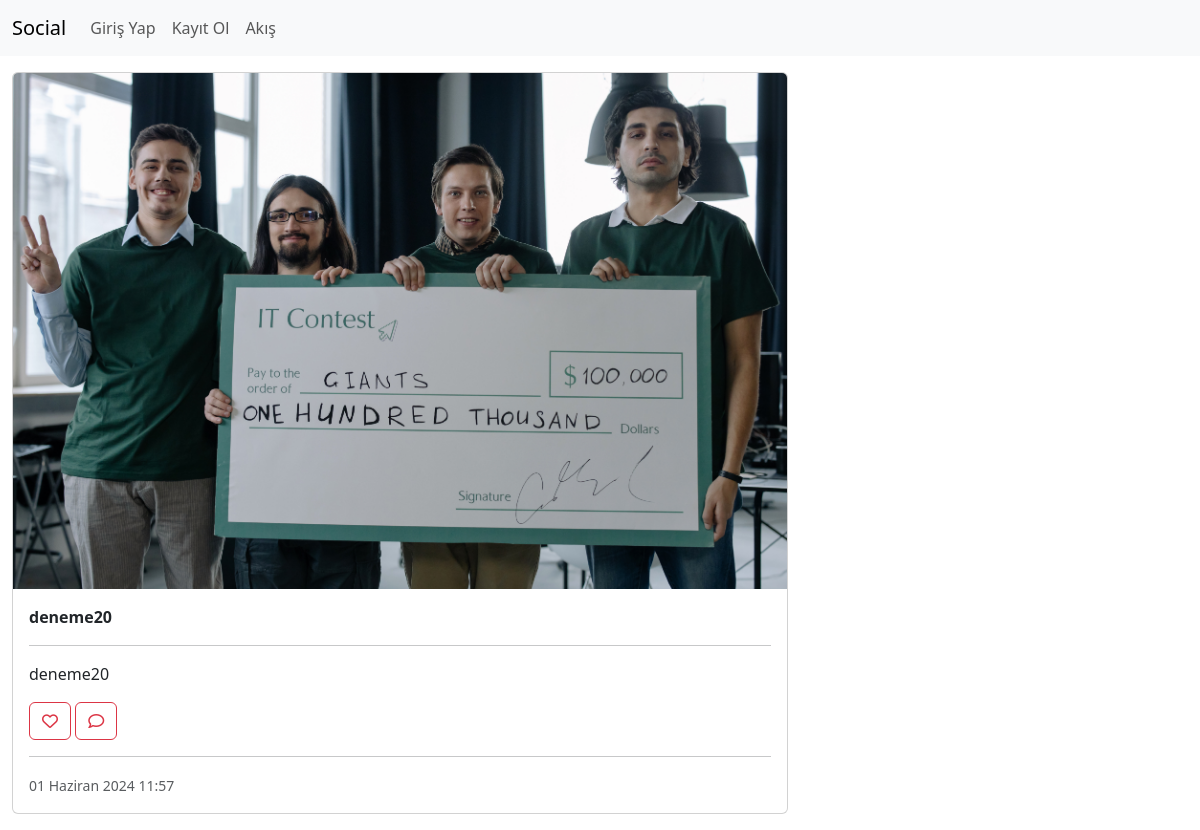
Page /posts/33 on the committed database.
### postplatform/models.py (models this page shows, shortened)
class Posts(models.Model):
    image = models.FileField(upload_to='user_posts_file', default="")
    description =  models.CharField(max_length=100)
    date = models.DateTimeField(auto_now=True)
    isActive = models.BooleanField(default=True)
    user = models.ForeignKey(User, default=1, on_delete=models.CASCADE)

### postplatform/views.py (the view)
# urls.py: path('<post_id>', views.post_detail, name="post_detail"),
def post_detail(request, post_id):
    post = get_object_or_404(Posts, pk=post_id)
    return render(request, 'postplatform/postdetail.html', {
        'post':post,
    })

### postplatform/templates/postplatform/postdetail.html (shortened to what this page needs)
{% extends "base.html" %}
{% load static %}
{% block css_files %}
    <link href="https://cdn.jsdelivr.net/npm/bootstrap@5.3.3/dist/css/bootstrap.min.css" rel="stylesheet">
    <link rel="stylesheet" href="https://cdnjs.cloudflare.com/ajax/libs/font-awesome/6.5.2/css/all.min.css" />
    <link rel="stylesheet" href="{% static 'css/style.css' %}">
{% endblock  %}
{% block content %}
    <div class="container-fluid">
        <div class="row mt-3">
            <div class="col-md-8">
                {% include "postplatform/partials/_postdetailcard.html" %}
            </div>
            <div class="col-md-4">
            </div>
        </div>
    </div>
{% endblock  %}

### postplatform/templates/postplatform/partials/_postdetailcard.html
{% load static %}
<div class="card mb-3">
    {% if post.image.url|slice:"-4:" == ".mp4" %}
    <video controls class="card-img-top img-fluid">
        <source src="{{ post.image.url }}" type="video/mp4">
        Tarayıcınız video etiketini desteklemiyor.
    </video>
    {% else %}
      <img src="{{ post.image.url }}" class="card-img-top img-fluid" alt="...">
    {% endif %}
    <div class="card-body">
      <p><strong>{{ post.user.username }}</strong></p>
      <hr>
      <p class="card-text">{{ post.description }}</p>
      <button class="btn btn-outline-danger"><i class="fa-regular fa-heart"></i></button>
      <button class="btn btn-outline-danger"><i class="fa-regular fa-comment"></i></button>
      <hr>
      <p class="card-text"><small class="text-body-secondary">{{ post.date }}</small></p>
    </div>
  </div>

### rows in the picture
Posts: image (picture), user.username "deneme20", description "deneme20", date "01 Haziran 2024 11:57"
